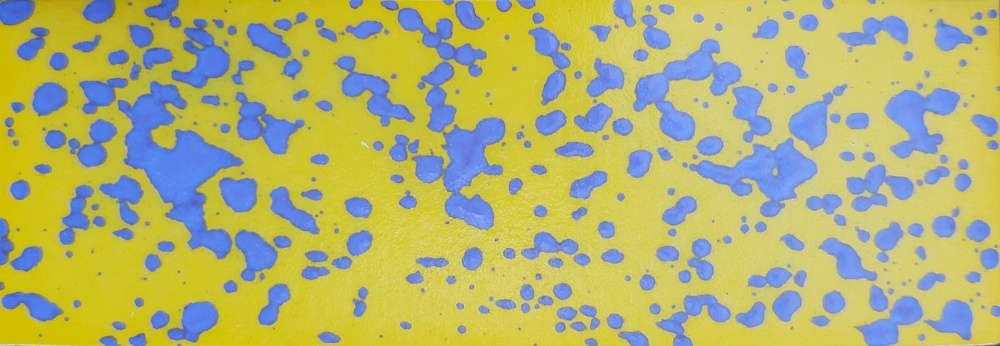
#> input picture Image_processing_project/image_4.jpeg, 1000 x 346 px, shrunk from 1600 x 553 before the run
$ jupyter execute Drip_separator_4.ipynb   (older library calls are emulated)
#> lines starting #> are read from the running program, lines starting #| are printed output that depends on the picture; after the words box and inside, x2 and y2 are one past the last pixel; in counts of white or black regions, pixels touching at a corner belong together
[cell 1]
import matplotlib.pyplot as plt
import numpy as np
import cv2
from copy import deepcopy

[cell 2]
# using plt so image is shown in the notebook
img = cv2.imread('image_4.jpeg')
#> img is the input picture: shape (346, 1000, 3); mean B, G, R 116.4, 179.6, 178.2
example_img = img[:, :, -1]
plt.imshow(example_img)

[cell 3]
def adjust_brightness_contrast(image, alpha=1.0, beta=0):
    """
    adjust the brightness and contrast of an image.

    Parameters:
        image: numpy array, input image.
        alpha: float, contrast control (1.0 means no change).
        beta: int, brightness control (0 means no change).

    Returns:
        numpy array, adjusted image.
    """
#> called with alpha = 0.8, beta = 0.5
    adjusted = cv2.convertScaleAbs(image, alpha=alpha, beta=beta)
    return adjusted


# adjust brightness and contrast
adjusted_image = adjust_brightness_contrast(img, alpha=0.8, beta=0.5)

# display the original and adjusted images
cv2.imshow('Original Image', img)
cv2.imshow('Adjusted Image', adjusted_image)
cv2.waitKey(0)
cv2.destroyAllWindows()

[cell 4]
# splitting channels
b, g, r = cv2.split(adjusted_image)
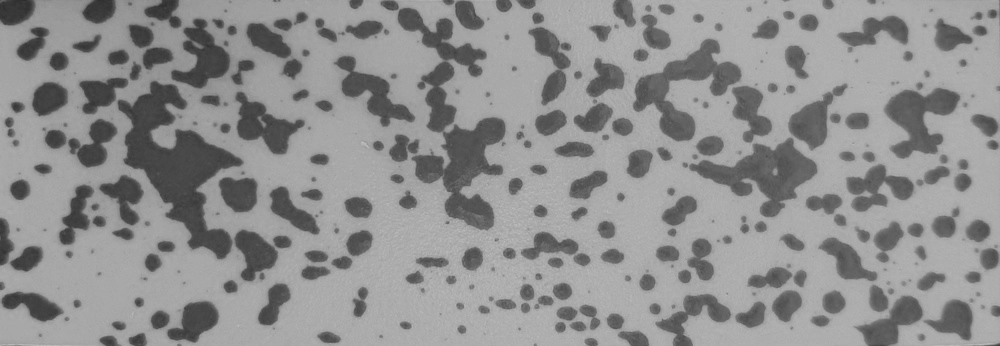
#> r: shape (346, 1000); min 44, max 192, mean 143

zeros = np.zeros_like(r)

# show only red channel as grayscale
red_channel = cv2.merge([zeros, zeros, r])
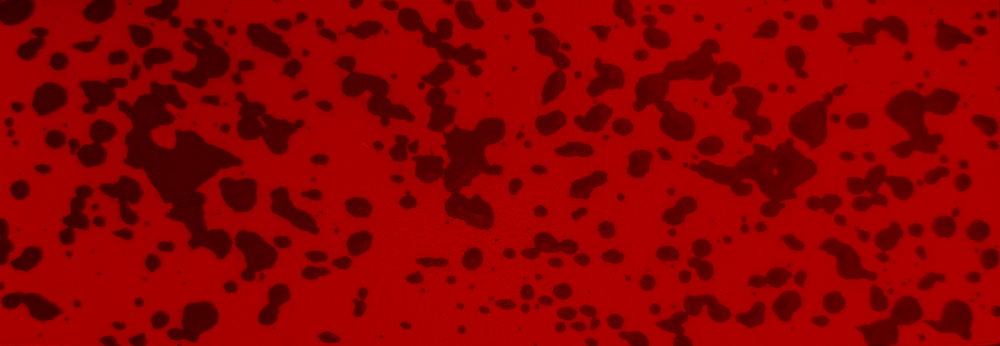
#> red_channel: shape (346, 1000, 3); mean of channels 0, 1, 2 0, 0, 143; drawn as B, G, R
cv2.imshow("Red Channel", red_channel)

green_channel = cv2.merge([zeros, g, zeros])
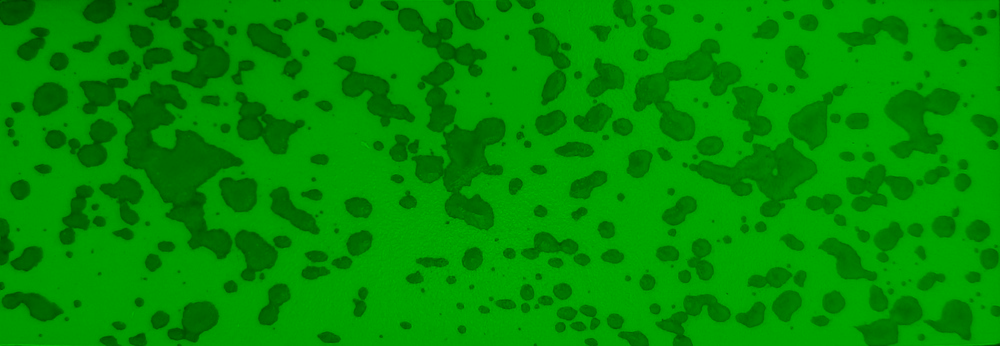
#> green_channel: shape (346, 1000, 3); mean of channels 0, 1, 2 0, 144.1, 0; drawn as B, G, R
cv2.imshow("Green Channel", green_channel)

blue_channel = cv2.merge([b, zeros, zeros])
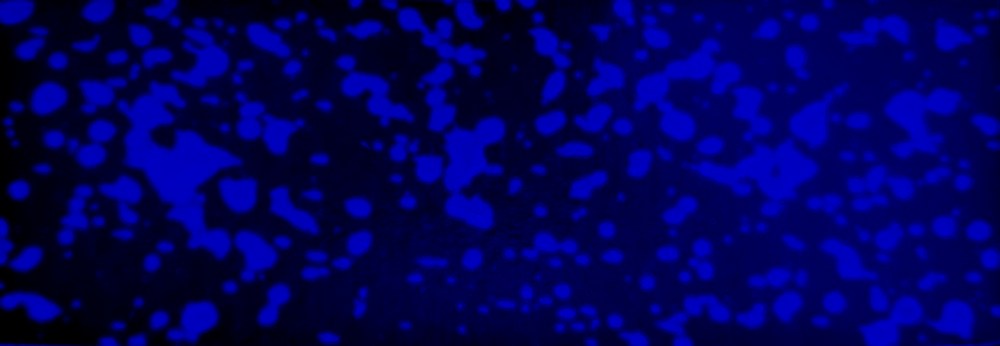
#> blue_channel: shape (346, 1000, 3); mean of channels 0, 1, 2 93.5, 0, 0; drawn as B, G, R
cv2.imshow("Blue Channel", blue_channel)

cv2.waitKey(0)
cv2.destroyAllWindows()

[cell 5]
# converting RED CHANNEL into grayscale
g_img = cv2.cvtColor(red_channel, cv2.COLOR_BGR2GRAY)
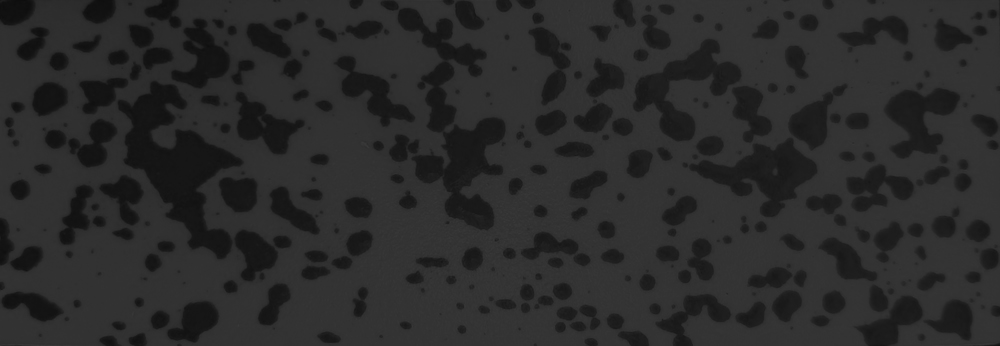
#> g_img: shape (346, 1000); min 13, max 57, mean 42.7
cv2.imshow('Grayscale Red Channel', g_img)
cv2.waitKey(0)
cv2.destroyAllWindows()

##### Local histogram equalization of GREEN CHANNEL and drip counting with this method

[cell 6]
# converting GREEN CHANNEL into grayscale
green_channel_gray = cv2.cvtColor(green_channel, cv2.COLOR_BGR2GRAY)
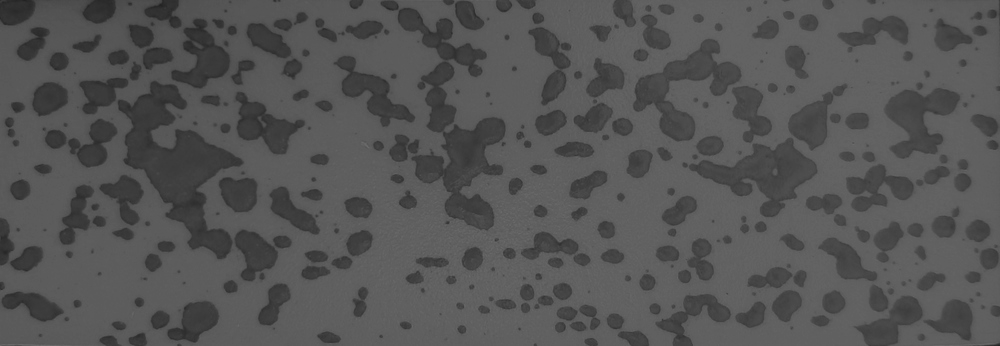
#> green_channel_gray: shape (346, 1000); min 34, max 108, mean 84.6
cv2.imshow('Grayscale Red Channel', green_channel_gray)
cv2.waitKey(0)
cv2.destroyAllWindows()

[cell 7]
# Especificar o tamanho do bloco para a equalização local
block_size = 20  # Tamanho do bloco para a equalização local (ímpar)

# Equalização de histograma local
clahe = cv2.createCLAHE(clipLimit=0.5, tileGridSize=(block_size, block_size))
equalized_img = clahe.apply(green_channel_gray)

# Mostrar a imagem original e a imagem equalizada
cv2.imshow('Imagem Original', green_channel_gray)
cv2.imshow('Imagem Equalizada Localmente', equalized_img)
cv2.waitKey(0)
cv2.destroyAllWindows()

[cell 8]
# turning the grayscale image of the red channel into a binary image

green_threshold_value = 79 # adjust this value as needed
_, green_binary_mask = cv2.threshold(equalized_img, green_threshold_value, 255, cv2.THRESH_BINARY)
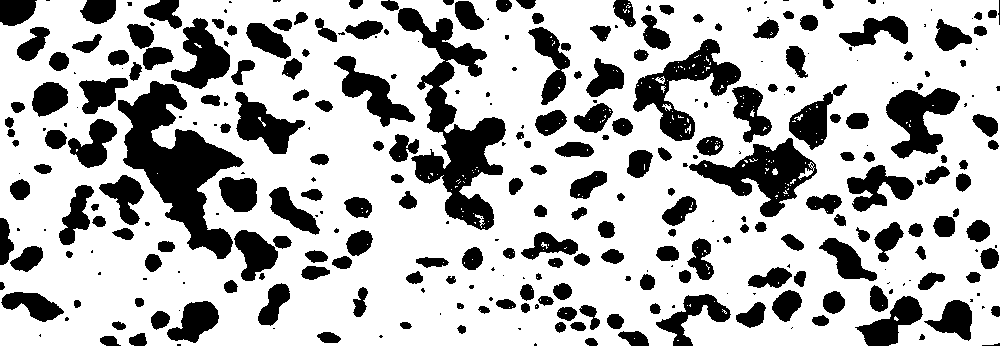
#> green_binary_mask: shape (346, 1000); 71.6% white; 327 black regions (108 under 20 px), largest, box (x1, y1, x2, y2) and area: (118, 81, 244, 259) 8830, (398, 8, 506, 230) 8300, (689, 138, 817, 217) 4062

# invert the binary mask to highlight dark gray values
green_inverted_mask = cv2.bitwise_not(green_binary_mask)
#> green_inverted_mask: shape (346, 1000); 28.4% white; 327 white regions (108 under 20 px)

cv2.imshow("Inverted Mask", green_inverted_mask)
cv2.waitKey(0)
cv2.destroyAllWindows()

[cell 9]
# finding contours in the image
green_contours, _ = cv2.findContours(green_inverted_mask, cv2.RETR_EXTERNAL, cv2.CHAIN_APPROX_SIMPLE)
#> green_contours = 326 contours, 120 with area under 20; largest, box (x1, y1, x2, y2) and area: (118, 81, 244, 259) 8510, (398, 8, 506, 230) 7908, (689, 138, 817, 217) 4094, (633, 39, 741, 141) 3753, (886, 88, 960, 159) 2666
print("Number of drips:", len(green_contours))
#| Number of drips: 326

# copy of the original processed image in BGR to draw the detected contours
green_contour_image = cv2.cvtColor(green_inverted_mask, cv2.COLOR_GRAY2BGR)

# draw contours as red lines and save image
cv2.drawContours(green_contour_image, green_contours, -1, (0, 0, 255), 2)
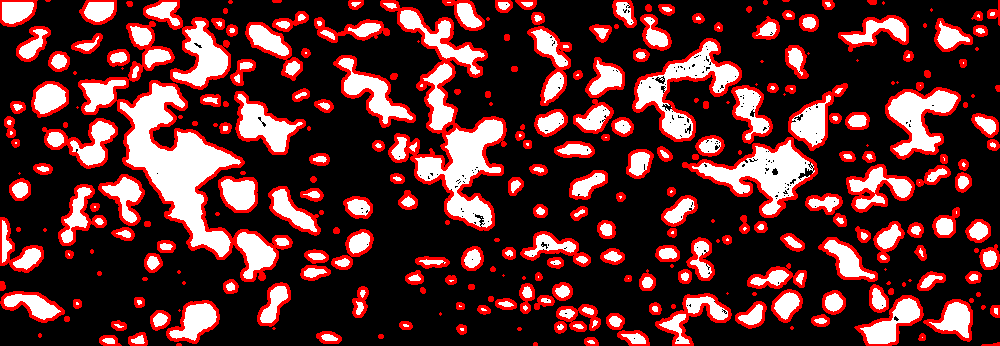
#> green_contour_image: shape (346, 1000, 3); mean B, G, R 46.7, 46.7, 89.7
#cv2.imwrite(f'green_channel_contour_image4.png', contour_image)

cv2.imshow('Contour image', green_contour_image)
cv2.waitKey(0)
cv2.destroyAllWindows()

##### Using RED CHANNEL with no histogram equalization

(perhaps try with local histogram equalization)

[cell 10]
# turning the grayscale image of the RED CHANNEL into a binary image

threshold_value = 40  # adjust this value as needed
_, binary_mask = cv2.threshold(g_img, threshold_value, 255, cv2.THRESH_BINARY)
#> binary_mask: shape (346, 1000); 69.7% white; 313 black regions (101 under 20 px), largest, box (x1, y1, x2, y2) and area: (117, 80, 244, 260) 9129, (380, 0, 506, 230) 8806, (689, 138, 817, 217) 4398

# invert the binary mask to highlight dark gray values
inverted_mask = cv2.bitwise_not(binary_mask)
#> inverted_mask: shape (346, 1000); 30.3% white; 313 white regions (101 under 20 px)

cv2.imshow("Inverted Mask", inverted_mask)
cv2.waitKey(0)
cv2.destroyAllWindows()

[cell 11]
# finding contours in the image
contours, _ = cv2.findContours(inverted_mask, cv2.RETR_EXTERNAL, cv2.CHAIN_APPROX_SIMPLE)
#> contours = 313 contours, 114 with area under 20; largest, box (x1, y1, x2, y2) and area: (117, 80, 244, 260) 8812, (380, 0, 506, 230) 8314, (689, 138, 817, 217) 4228, (633, 39, 742, 142) 3896, (884, 88, 960, 159) 2783
print("Number of drips:", len(contours))
#| Number of drips: 313

# copy of the original processed image in BGR to draw the detected contours
contour_image = cv2.cvtColor(inverted_mask, cv2.COLOR_GRAY2BGR)

# draw contours as red lines and save image
cv2.drawContours(contour_image, contours, -1, (0, 0, 255), 2)
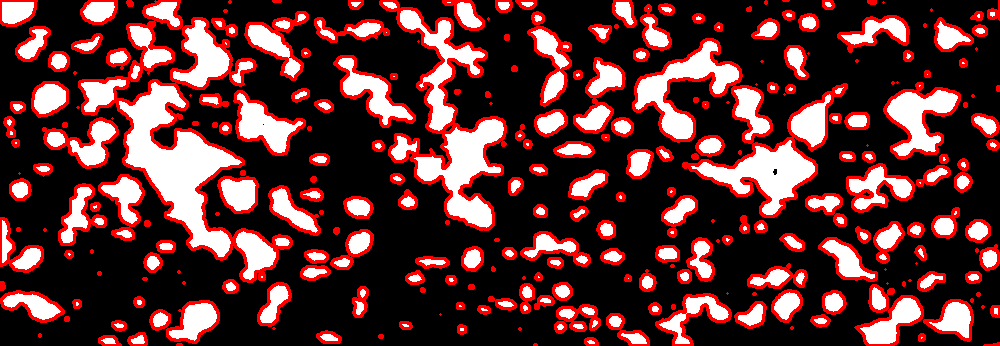
#> contour_image: shape (346, 1000, 3); mean B, G, R 51, 51, 94.5
#cv2.imwrite(f'contour_image4.png', contour_image)

cv2.imshow('Contour image', contour_image)
cv2.waitKey(0)
cv2.destroyAllWindows()

[cell 12]
# create image with filled contours for erosion process

contours, _ = cv2.findContours(inverted_mask, cv2.RETR_EXTERNAL, cv2.CHAIN_APPROX_SIMPLE)
filled_contours = cv2.drawContours(inverted_mask, contours, -1, (255, 0, 0), thickness=cv2.FILLED)
#> filled_contours: shape (346, 1000); 30.3% white; 313 white regions (101 under 20 px)
count_filled_contours, _ = cv2.findContours(filled_contours, cv2.RETR_EXTERNAL, cv2.CHAIN_APPROX_SIMPLE)
#> count_filled_contours has the same summary as contours

# verifying number of drips in the generated filled_contours image
print("Number of drips:", len(count_filled_contours))
#| Number of drips: 313

cv2.imshow('Filled contour image', filled_contours)
cv2.waitKey(0)
cv2.destroyAllWindows()
